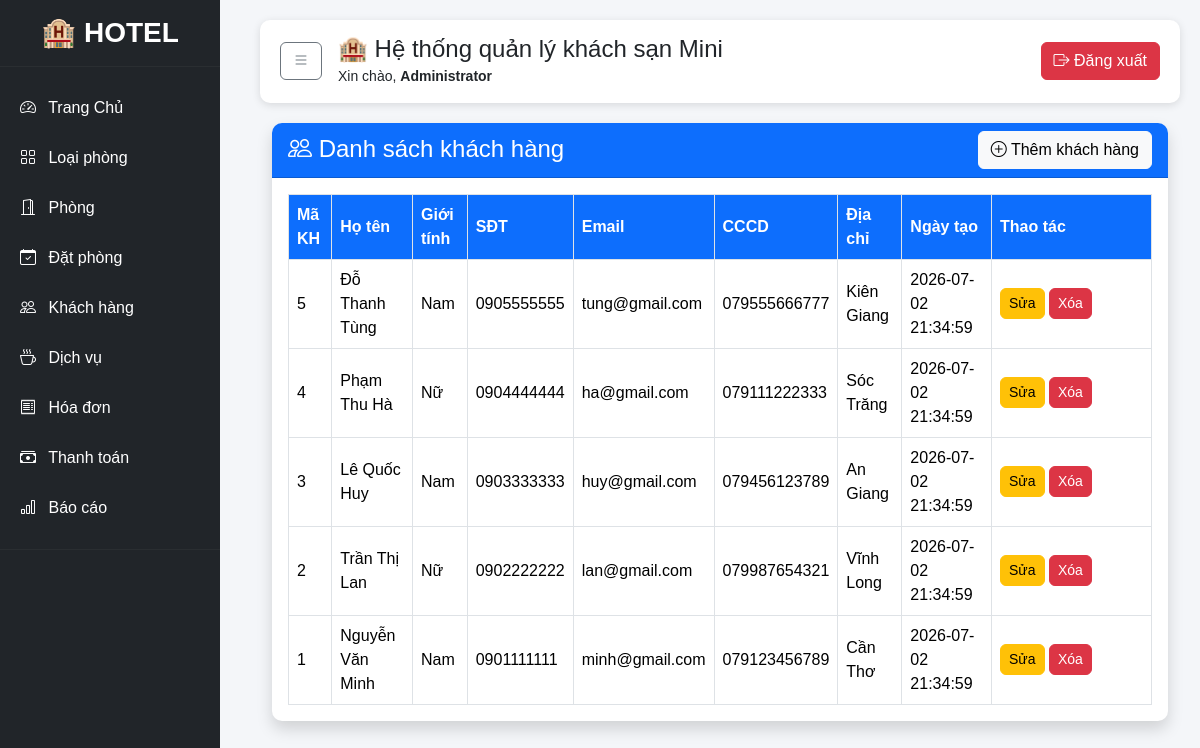
Screenshot of /modules/customers/index.php (signed in) with the database file from the repository.
### tables this page shows
CREATE TABLE customers (
    customer_id INT AUTO_INCREMENT PRIMARY KEY,
    full_name VARCHAR(100) NOT NULL,
    gender ENUM('Nam', 'Nữ', 'Khác'),
    phone VARCHAR(15),
    email VARCHAR(100),
    id_card VARCHAR(20),
    address TEXT,
    created_at DATETIME DEFAULT CURRENT_TIMESTAMP
);

### modules/customers/index.php (the view, shortened to what this page needs)
<?php
    include '../../config/database.php';
    include '../../includes/header.php';
    $sql = "SELECT * FROM customers ORDER BY customer_id DESC";
    $result = mysqli_query($conn, $sql);
?>
<div class="container-fluid">
    <div class="card shadow">
        <div class="card-header bg-primary text-white d-flex justify-content-between align-items-center">
            <h4 class="mb-0">
                <i class="bi bi-people"></i>
                Danh sách khách hàng
            </h4>
            <a href="create.php" class="btn btn-light">
                <i class="bi bi-plus-circle"></i>
                Thêm khách hàng
            </a>
        </div>
        <div class="card-body">
            <div class="table-responsive">
                <table class="table table-bordered table-hover align-middle">
                    <thead>
                        <tr>
                            <th>Mã KH</th>
                            <th>Họ tên</th>
                            <th>Giới tính</th>
                            <th>SĐT</th>
                            <th>Email</th>
                            <th>CCCD</th>
                            <th>Địa chỉ</th>
                            <th>Ngày tạo</th>
                            <th width="160">Thao tác</th>
                        </tr>
                    </thead>
                    <tbody>
                        <?php while($row = mysqli_fetch_assoc($result)) { ?>
                            <tr>
                                <td><?= $row['customer_id']; ?></td>
                                <td><?= $row['full_name']; ?></td>
                                <td><?= $row['gender']; ?></td>
                                <td><?= $row['phone']; ?></td>
                                <td><?= $row['email']; ?></td>
                                <td><?= $row['id_card']; ?></td>
                                <td><?= $row['address']; ?></td>
                                <td><?= $row['created_at']; ?></td>
                                <td>
                                    <a href="edit.php?id=<?= $row['customer_id']; ?>"
                                       class="btn btn-warning btn-sm">
                                        Sửa
                                    </a>
                                    <a href="delete.php?id=<?= $row['customer_id']; ?>"
                                       class="btn btn-danger btn-sm"
                                       onclick="return confirm('Bạn có chắc muốn xóa?')">
                                        Xóa
                                    </a>
                                </td>
                            </tr>
                        <?php } ?>
                    </tbody>
                </table>
            </div>
        </div>
    </div>
</div>
<?php include __DIR__ . '/../../includes/footer.php'; ?>

### assets/css/header.css (style rules this page uses)
body { margin:0; background:#f4f6f9; font-family:Arial, Helvetica, sans-serif; overflow-x:hidden; }
.card { border:none; border-radius:10px; overflow:hidden; box-shadow:0 2px 8px rgba(0,0,0,.12); }
.table { margin-bottom:0; }
.table thead th { background:#0d6efd; color:white; }
.table td, .table th { vertical-align:middle; }
.table-responsive { overflow-x:auto; }
.btn { border-radius:6px; }

### rows the page displays
customers: customer_id "5", full_name "Đỗ Thanh Tùng", gender "Nam", phone "0905555555", email "tung@gmail.com", id_card "079555666777", address "Kiên Giang", created_at "2026-07-02 21:34:59"
customers: customer_id "4", full_name "Phạm Thu Hà", gender "Nữ", phone "0904444444", email "ha@gmail.com", id_card "079111222333", address "Sóc Trăng", created_at "2026-07-02 21:34:59"
customers: customer_id "3", full_name "Lê Quốc Huy", gender "Nam", phone "0903333333", email "huy@gmail.com", id_card "079456123789", address "An Giang", created_at "2026-07-02 21:34:59"
customers: customer_id "2", full_name "Trần Thị Lan", gender "Nữ", phone "0902222222", email "lan@gmail.com", id_card "079987654321", address "Vĩnh Long", created_at "2026-07-02 21:34:59"
customers: customer_id "1", full_name "Nguyễn Văn Minh", gender "Nam", phone "0901111111", email "minh@gmail.com", id_card "079123456789", address "Cần Thơ", created_at "2026-07-02 21:34:59"

### other values shown
$_SESSION['full_name'] "Administrator"
